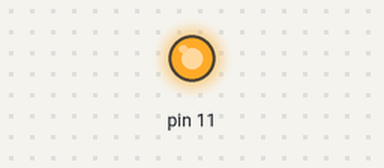
Bench run of a sketch on a simulated Arduino Uno, built with avr-gcc and run on an emulated ATmega328P. Parts: output pins drawn as LEDs (lit = HIGH).

Above: at 0.05 s.
At 5.5 s:
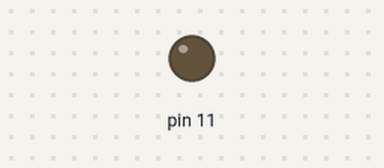
Timing chart, 0 to 13.7 s (numbered marks = the images above):
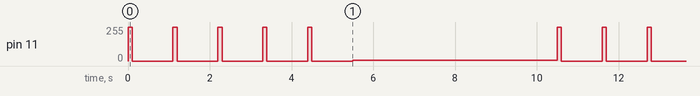

Measured:
- by itself, pin 11: repeats every 10.5 s: 4 × (0/255 1.0 s, 255/255 0.10 s), 0/255 1.0 s, 5/255 5.0 s, 255/255 0.10 s

The sketch:

first_lighting.js.ino
```cpp
void setup() {
  pinMode(11,OUTPUT);
}

void loop() {
for( int i = 0; i < 5; i++) {
  analogWrite(11, 255);
  delay(100);
  analogWrite(11, 0);
  delay(1000);
}

analogWrite(11, 5);
delay(5000);
analogWrite(11, 0);
}
```
